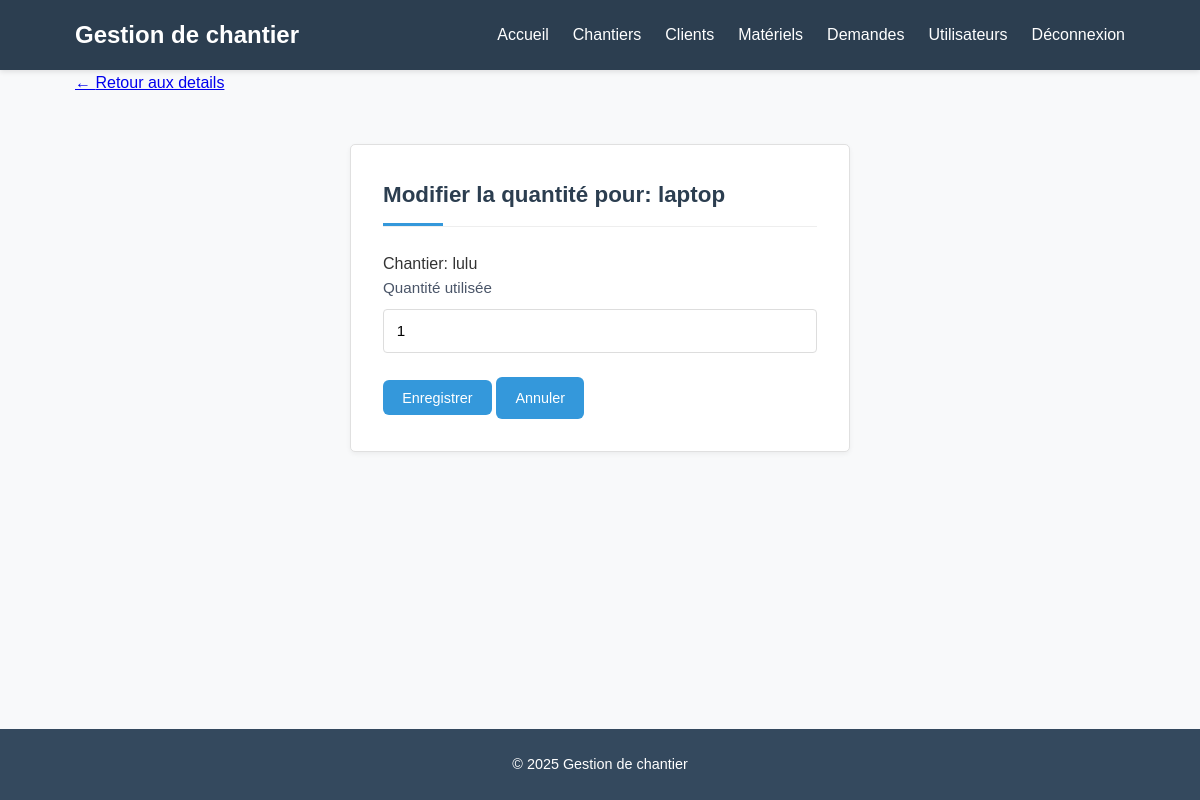
The page /pages/chantiers/modifier_materiel.php?id=1 (signed in) on the database its author committed.
### tables this page shows
CREATE TABLE `liste_materiel` (
  `id` int(11) NOT NULL,
  `chantier_id` int(11) DEFAULT NULL,
  `materiel_id` int(11) DEFAULT NULL,
  `quantite_utilisee` int(11) NOT NULL
);

CREATE TABLE `materiels` (
  `id` int(11) NOT NULL,
  `nom_materiel` varchar(100) NOT NULL,
  `description` text DEFAULT NULL,
  `quantite_disponible` int(11) DEFAULT 0
);

CREATE TABLE `chantiers` (
  `id` int(11) NOT NULL,
  `nom_chantier` varchar(100) NOT NULL,
  `localisation` varchar(100) NOT NULL,
  `date_debut` date DEFAULT NULL,
  `date_fin` date DEFAULT NULL,
  `id_chef` int(11) DEFAULT NULL,
  `client_id` int(11) DEFAULT NULL
);

### pages/chantiers/modifier_materiel.php (the view, shortened to what this page needs)
<?php
require_once '../../includes/config.php';
$id = intval($_GET['id']);
$query = "SELECT lm.*, m.nom_materiel, c.nom_chantier
          FROM liste_materiel lm
          JOIN materiels m ON lm.materiel_id = m.id
          JOIN chantiers c ON lm.chantier_id = c.id
          WHERE lm.id = ?";
$stmt = $db->prepare($query);
$stmt->execute([$id]);
$materiel = $stmt->fetch();
require_once '../../includes/header.php';
?>
<link rel="stylesheet" href="../../assets/css/ajouter.css">
<link rel="stylesheet" href="../../assets/css/style.css">
<a href="details.php?id=<?= $chantier_id ?>" class="back-btn">
    <span>←</span> Retour aux details
</a>
<div class="ajouter-container">
    <h2>Modifier la quantité pour: <?= htmlspecialchars($materiel['nom_materiel']) ?></h2>
    <p class="info-chantier">Chantier: <?= htmlspecialchars($materiel['nom_chantier']) ?></p>
    <form method="POST">
        <div class="form-group">
            <label>Quantité utilisée</label>
            <input type="number" name="quantite" min="1"
                   value="<?= htmlspecialchars($materiel['quantite_utilisee']) ?>" required>
        </div>
        <button type="submit" class="btn">Enregistrer</button>
        <a href="details.php?id=<?= $materiel['chantier_id'] ?>" class="btn">Annuler</a>
    </form>
</div>
<?php require_once '../../includes/footer.php'; ?>

### assets/css/style.css (style rules this page uses)
* { margin: 0; padding: 0; box-sizing: border-box; }
body { font-family: 'Arial', sans-serif; line-height: 1.6; color: #333; background-color: #f8f9fa; display: flex; flex-direction: column; min-height: 100vh; }
.btn { display: inline-block; background: #3498db; color: white; padding: 0.6rem 1.2rem; border-radius: 6px; text-decoration: none; font-size: 0.9rem; transition: background 0.3s; }
h2 { color: #2c3e50; font-size: 1.8rem; margin-bottom: 1.5rem; padding-bottom: 0.5rem; position: relative; }
h2::after { content: ''; position: absolute; left: 0; bottom: 0; width: 60px; height: 3px; background: #3498db; }

### assets/css/ajouter.css (style rules this page uses)
.ajouter-container { position: relative; max-width: 500px; margin: 3rem auto; padding: 2rem; background: #fff; border: 1px solid #e0e0e0; border-radius: 5px; box-shadow: 0 2px 5px rgba(0,0,0,0.05); }
.ajouter-container h2 { color: #2c3e50; font-size: 1.4rem; margin-bottom: 1.5rem; padding-bottom: 0.8rem; border-bottom: 1px solid #eee; }
.form-group { margin-bottom: 1.5rem; }
.form-group label { display: block; margin-bottom: 0.5rem; color: #4a5568; font-size: 0.95rem; font-weight: 500; }
.form-group input { width: 100%; padding: 0.8rem; border: 1px solid #ddd; border-radius: 4px; font-size: 0.95rem; transition: all 0.2s; }
.btn { padding: 0.8rem 1.5rem; border-radius: 4px; font-size: 0.95rem; font-weight: 500; cursor: pointer; transition: all 0.2s; text-align: center; }
.btn[type="submit"] { background-color: #3498db; color: white; border: none; }

### rows shown on the page
liste_materiel: materiel.nom_materiel "laptop", chantier.nom_chantier "lulu", quantite "1"
